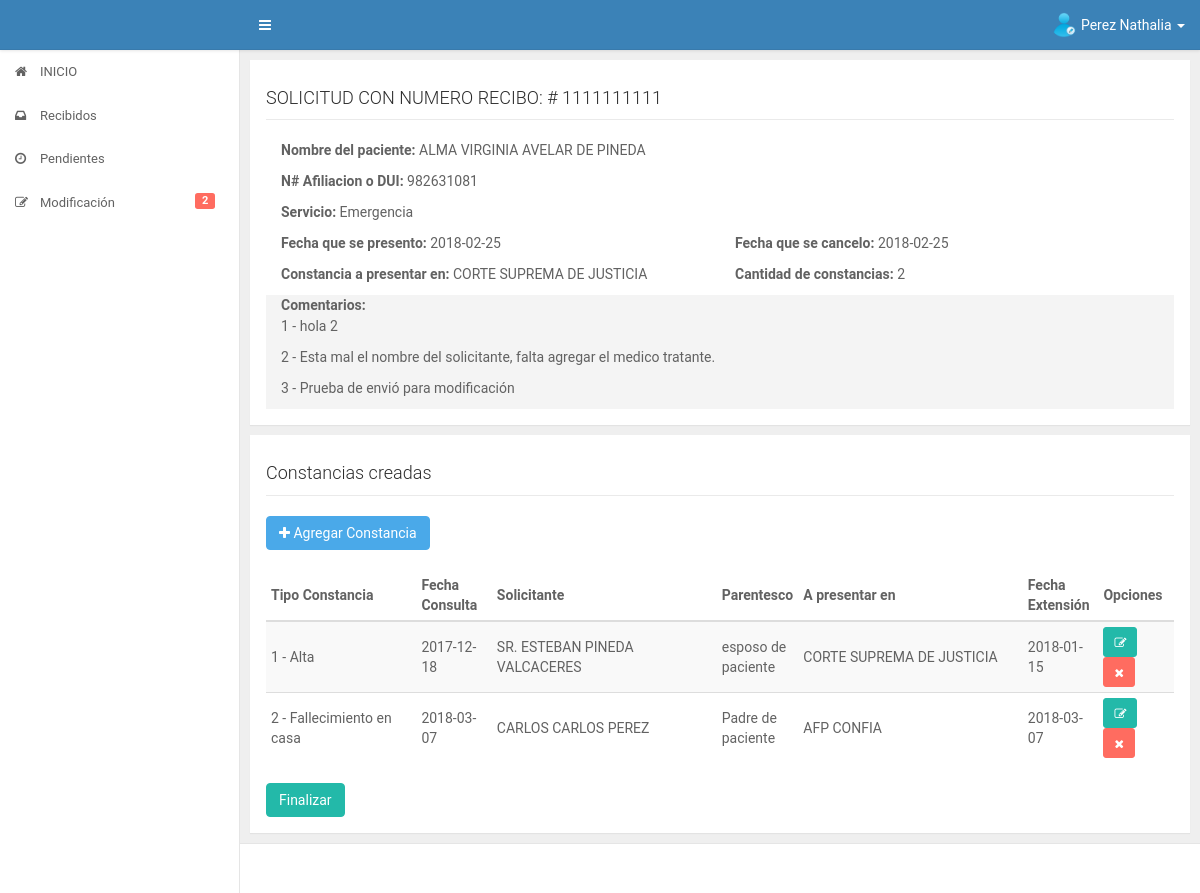
Page /app/trabajador/infosolicitudmod.php?con=1 (signed in) on the committed database.
### tables this page shows
CREATE TABLE IF NOT EXISTS `datos_iniciales` (
  `id_datos` int(11) NOT NULL AUTO_INCREMENT,
  `fecha` date DEFAULT NULL,
  `numero_recibo` varchar(50) DEFAULT NULL,
  `afiliacion_dui` varchar(30) DEFAULT NULL,
  `nombre_paciente` varchar(300) DEFAULT NULL,
  `destinos` varchar(2000) DEFAULT NULL,
  `id_servicio` int(11) DEFAULT NULL,
  `cantidad` int(11) DEFAULT NULL,
  `fecha_presentado` date DEFAULT NULL,
  `fecha_cancelado` date DEFAULT NULL,
  `precio` float DEFAULT NULL,
  `id_estado` int(11) DEFAULT NULL,
  `id_trabajador` int(11) DEFAULT NULL,
  `fecha_recibido_revision` date DEFAULT NULL,
  `fecha_autorizacion_direccion` date DEFAULT NULL,
  PRIMARY KEY (`id_datos`),
  KEY `FK_diservicio` (`id_servicio`),
  KEY `FK_diestado` (`id_estado`),
  KEY `FK_datos_iniciales_usuario` (`id_trabajador`),
  CONSTRAINT `FK_datos_iniciales_usuario` FOREIGN KEY (`id_trabajador`) REFERENCES `usuario` (`id_user`),
  CONSTRAINT `FK_diestado` FOREIGN KEY (`id_estado`) REFERENCES `estado` (`id_estado`),
  CONSTRAINT `FK_diservicio` FOREIGN KEY (`id_servicio`) REFERENCES `servicios` (`id_servicio`)
);

CREATE TABLE IF NOT EXISTS `servicios` (
  `id_servicio` int(11) NOT NULL AUTO_INCREMENT,
  `nombre_servicio` varchar(200) DEFAULT NULL,
  PRIMARY KEY (`id_servicio`)
);

CREATE TABLE IF NOT EXISTS `comentarios` (
  `id_comentario` int(11) NOT NULL AUTO_INCREMENT,
  `id_datos` int(11) NOT NULL,
  `comentario` varchar(3000) NOT NULL,
  PRIMARY KEY (`id_comentario`),
  KEY `FK_comentarios_datos_iniciales` (`id_datos`),
  CONSTRAINT `FK_comentarios_datos_iniciales` FOREIGN KEY (`id_datos`) REFERENCES `datos_iniciales` (`id_datos`)
);

CREATE TABLE IF NOT EXISTS `datos_complementarios` (
  `id_datosc` int(11) NOT NULL AUTO_INCREMENT,
  `id_constancia` int(11) DEFAULT NULL,
  `id_datos` int(11) DEFAULT NULL,
  `fecha_consulta` date DEFAULT NULL,
  `id_servicio` int(11) DEFAULT NULL,
  `diagnostico` mediumtext,
  `nombre_solicitante` varchar(300) DEFAULT NULL,
  `parentesco` varchar(100) DEFAULT NULL,
  `destino` varchar(300) DEFAULT NULL,
  `fecha_extension` date DEFAULT NULL,
  `id_medico` int(11) DEFAULT NULL,
  `id_jefe` int(11) DEFAULT NULL,
  `id_jefesocial` int(11) DEFAULT NULL,
  `id_director` int(11) DEFAULT NULL,
  `estado` int(11) DEFAULT '0',
  `fecha_entregada` date DEFAULT NULL,
  PRIMARY KEY (`id_datosc`),
  KEY `FK_dcconstancia` (`id_constancia`),
  KEY `FK_dcdatos` (`id_datos`),
  KEY `Fk_dcservicio` (`id_servicio`),
  KEY `FK_dcmedico` (`id_medico`),
  KEY `FK_dcjefe` (`id_jefe`),
  KEY `FK_dcjefesocial` (`id_jefesocial`),
  KEY `FK_dcdirector` (`id_director`),
  CONSTRAINT `FK_dcconstancia` FOREIGN KEY (`id_constancia`) REFERENCES `constancias` (`id_constancia`),
  CONSTRAINT `FK_dcdatos` FOREIGN KEY (`id_datos`) REFERENCES `datos_iniciales` (`id_datos`),
  CONSTRAINT `FK_dcdirector` FOREIGN KEY (`id_director`) REFERENCES `director` (`id_director`),
  CONSTRAINT `FK_dcjefe` FOREIGN KEY (`id_jefe`) REFERENCES `jefe_servicio` (`id_jefe`),
  CONSTRAINT `FK_dcjefesocial` FOREIGN KEY (`id_jefesocial`) REFERENCES `jefe_trabajo_social` (`id_jefesocial`),
  CONSTRAINT `FK_dcmedico` FOREIGN KEY (`id_medico`) REFERENCES `medico_tratante` (`id_medico`),
  CONSTRAINT `Fk_dcservicio` FOREIGN KEY (`id_servicio`) REFERENCES `servicios` (`id_servicio`)
);

CREATE TABLE IF NOT EXISTS `constancias` (
  `id_constancia` int(11) NOT NULL AUTO_INCREMENT,
  `tipo_constancia` varchar(50) DEFAULT NULL,
  PRIMARY KEY (`id_constancia`)
);

### app/trabajador/infosolicitudmod.php (the view, shortened to what this page needs)
<?php
    include("../core/header.php");
    include("../core/aside.php");
    include("../../config/database.php");
    if(!isset($_GET['con']) || $_GET['con']=='' || $_GET['con']==0)
   	{
?>
	<div id="content" class="ui-content ui-content-aside-overlay">
	    <div class="ui-content-body">
	        <div class="ui-container">
	            <div class="row">
	                <div class="col-md-12 col-lg-12">
	                    <div class="panel">
	                        <div class="panel-body">
	                            <div id="contenido">
	                            	<div class="alert alert-danger">
	                                    <strong>Error!</strong> No se encontro la solicitud.
	                                </div>
	                            </div>
	                        </div>
	                    </div>
	                </div>
	            </div>
	        </div>
	    </div>
	</div>
<?php
   	}
   	else {
   		$contancianum = $_GET['con'];
   		$sqlcomprobar = "SELECT id_datos FROM datos_iniciales WHERE id_datos=? AND id_estado=5 AND id_trabajador=?";
	   		if($stmtcomp = $conn->prepare($sqlcomprobar)){
	   		$stmtcomp->bind_param('ii',$_GET['con'],$_SESSION['id_usuario']);
	   		$stmtcomp->execute();
	   		$stmtcomp->store_result();
	   		$rowscomp = $stmtcomp->num_rows;
   		}
   		if($rowscomp!=1){
   			?>
		<div id="content" class="ui-content ui-content-aside-overlay">
		    <div class="ui-content-body">
		        <div class="ui-container">
		            <div class="row">
		                <div class="col-md-12 col-lg-12">
		                    <div class="panel">
		                        <div class="panel-body">
		                            <div id="contenido">
		                            	<div class="alert alert-danger">
		                                    <strong>Error!</strong> ESTA SOLICITUD YA FUE ACEPTADA POR OTRO TRABAJADOR O NO A SIDO ACEPTADA;
		                                    <p>Para poder ver la informacion de solicitudes, busque en la sección de recibidos o en la sección de pendientes.</p>
		                                    <p>Gracias!.</p>
		                                </div>
		                            </div>
		                        </div>
		                    </div>
		                </div>
		            </div>
		        </div>
		    </div>
		</div>
   	<?php
   		}
	else{
   		$sqlconstancia = "SELECT dai.id_datos,dai.fecha,dai.numero_recibo,dai.afiliacion_dui,dai.nombre_paciente,dai.destinos,dai.cantidad,ser.nombre_servicio,dai.fecha_presentado,dai.fecha_cancelado FROM datos_iniciales dai INNER JOIN servicios ser ON dai.id_servicio=ser.id_servicio WHERE dai.id_datos=?";
   		if($stmtcons = $conn->prepare($sqlconstancia)){
   			$stmtcons -> bind_param('s',$contancianum);
   			$stmtcons -> execute();
   			$stmtcons -> bind_result($id_datos,$fechacreacion,$nrecibo,$afiliacion,$nombrepaciente,$destinos,$cantidad,$servicio,$fechapresento,$fechacancelo);
   		}
   		$sqlcreadas = "SELECT dat.id_datosc,dat.id_constancia,dat.fecha_consulta,dat.nombre_solicitante,dat.parentesco,dat.destino,dat.fecha_extension,con.tipo_constancia,dat.estado FROM datos_complementarios dat INNER JOIN constancias con ON dat.id_constancia=con.id_constancia WHERE dat.id_datos=? ORDER BY dat.id_datosc";
   		if($stmtcre = $conn->prepare($sqlcreadas)){
   			$stmtcre -> bind_param('i',$contancianum);
   			$stmtcre -> execute();
   			$stmtcre -> store_result();
	    	$rowscre = $stmtcre->num_rows;
   			$stmtcre -> bind_result($id_datosc,$id_constancia,$fecha_consulta,$solicitante,$parentesco,$destinoc,$fecha_extension,$tipoconstancia,$estado);
   		}
      $sqlcomentarios = 'SELECT comentario FROM comentarios WHERE id_datos=?';
      if($stmtcomen = $conn->prepare($sqlcomentarios)){
        $stmtcomen -> bind_param('i',$contancianum);
        $stmtcomen -> execute();
        $stmtcomen -> store_result();
        $rowscomen = $stmtcomen->num_rows;
        $stmtcomen -> bind_result($comentarios);
      }
?>
	<div id="content" class="ui-content ui-content-aside-overlay">
	    <div class="ui-content-body">
	        <div class="ui-container">
	            <div class="row">
	                <div class="col-md-12 col-lg-12">
	                    <div class="panel">
	                        <div class="panel-body">
	                            <div id="titulo">
	                            	<h4>SOLICITUD CON NUMERO RECIBO: # <?php echo $nrecibo; ?></h4>
	                            </div>
	                            <div id="contenido">
	                        		<div class="col-md-12">
	                        			<p><strong>Nombre del paciente: </strong><?php echo $nombrepaciente; ?></p>
	                        			<p><strong>N# Afiliacion o DUI: </strong><?php echo $afiliacion; ?></p>
	                        			<p><strong>Servicio: </strong><?php echo $servicio; ?></p>
	                        		</div>
	                        		<div class="col-md-6">
	                        			<p><strong>Fecha que se presento: </strong><?php echo $fechapresento; ?></p>
	                        			<p><strong>Constancia a presentar en: </strong><?php echo $destinos; ?></p>
	                        		</div>
	                        		<div class="col-md-6">
	                        			<p><strong>Fecha que se cancelo: </strong><?php echo $fechacancelo; ?></p>
	                        			<p><strong>Cantidad de constancias: </strong><?php echo $cantidad; ?></p>
	                        		</div>
                              <div class="col-md-12 comentarios">
                                <strong>Comentarios: </strong>
                                <?php
                                  if($rowscomen>0){
                                    $i=1;
                                    while ($stmtcomen->fetch()) { ?>
                                      <p><?php echo $i." - ".$comentarios; ?></p>
                                    <?php $i=$i+1; }
                                  }
                                 ?>
                              </div>
	                            </div>
	                        </div>
	                    </div>
	                    <div class="panel">
	                        <div class="panel-body">
	                            <div id="titulo">
	                            	<h4>Constancias creadas</h4>
	                            </div>
	                            <div id="contenido">
	                            	<a class="btn btn-info" href="newconstanciamod.php"><i class="fa fa-plus"></i> Agregar Constancia</a>
	                            	<div id="contenido" class="table-responsive">
			                        	<table class="table table-striped table-condensed" id="mitable">
			                                <thead class="thead-inverse">
			                                    <tr>
			                                        <th class="col-md-2">Tipo Constancia</th>
			                                        <th class="col-md-1">Fecha Consulta</th>
			                                        <th class="col-md-3">Solicitante</th>
			                                        <th class="col-md-1">Parentesco</th>
			                                        <th class="col-md-3">A presentar en</th>
			                                        <th class="col-md-1">Fecha Extensión</th>
			                                        <th class="col-md-1">Opciones</th>
			                                    </tr>
			                                </thead>
			                                <tbody>
			                                <?php
                                            if($rowscre>0){
                                              $cont=1;
                                                while ($stmtcre->fetch()) {
                                                	$id_tipo=0;
                                                	switch ($id_constancia) {
                                                		case '1':
                                                			$sqltipo = "SELECT id_datosca FROM datos_const_alta WHERE id_datosc=?";
                                                			if($stmttipo = $conn->prepare($sqltipo)){
                                                				$stmttipo->bind_param('i',$id_datosc);
                                                				$stmttipo->execute();
                                                				$stmttipo->bind_result($id_tipo);
                                                			}
                                                			break;
                                            			case '4':
                                            				$sqltipo = "SELECT id_datoscfc FROM datos_const_fallecimiento_casa WHERE id_datosc=?";
                                                			if($stmttipo = $conn->prepare($sqltipo)){
                                                				$stmttipo->bind_param('i',$id_datosc);
                                                				$stmttipo->execute();
                                                				$stmttipo->bind_result($id_tipo);
                                                			}
                                            				break;
                                                	}
	                                        ?>
	                                            <tr>
	                                                <td><?php echo $cont." - ".$tipoconstancia; ?></td>
	                                                <td><?php echo $fecha_consulta; ?></td>
	                                                <td><?php echo $solicitante; ?></td>
	                                                <td><?php echo $parentesco; ?></td>
	                                                <td><?php echo $destinoc; ?></td>
	                                                <td><?php echo $fecha_extension; ?></td>
	                                                <td><a <?php if ($estado==0){ ?> href="editsolicitud.php?con=<?php echo $id_datosc; ?>&alt=<?php echo $id_tipo; ?>" class="btn btn-success btn-sm" <?php } else { ?> class='btn btn-default btn-sm' <?php } ?> data-toggle="tooltip" data-placement="left" title="Ver o editar"><i class="fa fa-edit"></i></a> <a href="javascript:;" <?php if($estado==0){ ?> class="btn btn-danger btn-sm eliminar" <?php } else { ?> class="btn btn-default btn-sm" <?php } ?> data-placement="left" data-constancia="<?php echo $id_datosc; ?>" data-tipo="<?php echo $id_constancia; ?>" data-alt="<?php echo $id_tipo; ?>"data-toggle="tooltip" data-placement="left" title="Eliminar"><i class="fa fa-times"></i></a></td>
	                                            </tr>
	                                        <?php
                                                  $cont=$cont+1;
	                                                }
	                                            }
	                                        ?>
			                                </tbody>
			                            </table>
			                        </div>
			                        	<a  href="javascript:;" type="submit" class="btn btn-success" name="finalizar" id="finalizar" data-solicitud="<?php echo $id_datos ?>">Finalizar</a>
	                            </div>
	                        </div>
	                    </div>
	                </div>
	            </div>
	        </div>
	    </div>
	</div>
<?php
	include("../core/footer.php");
	}
   }
?>

### rows in the picture
datos_iniciales: numero_recibo "1111111111", nombre_paciente "ALMA VIRGINIA AVELAR DE PINEDA", afiliacion_dui "982631081", id_servicio.nombre_servicio "Emergencia", fecha_presentado "2018-02-25", destinos "CORTE SUPREMA DE JUSTICIA", fecha_cancelado "2018-02-25", cantidad "2"
comentarios: comentario "hola 2"
comentarios: comentario "Esta mal el nombre del solicitante, falta agregar el medico tratante."
comentarios: comentario "Prueba de envió para modificación"
datos_complementarios: id_constancia.tipo_constancia "Alta", fecha_consulta "2017-12-18", nombre_solicitante "SR. ESTEBAN PINEDA VALCACERES", parentesco "esposo de paciente", destino "CORTE SUPREMA DE JUSTICIA", fecha_extension "2018-01-15"
datos_complementarios: id_constancia.tipo_constancia "Fallecimiento en casa", fecha_consulta "2018-03-07", nombre_solicitante "CARLOS CARLOS PEREZ", parentesco "Padre de paciente", destino "AFP CONFIA", fecha_extension "2018-03-07"

### other values in the picture
$_SESSION['nombre'] "Perez Nathalia"
$mispendientesedi "2"
